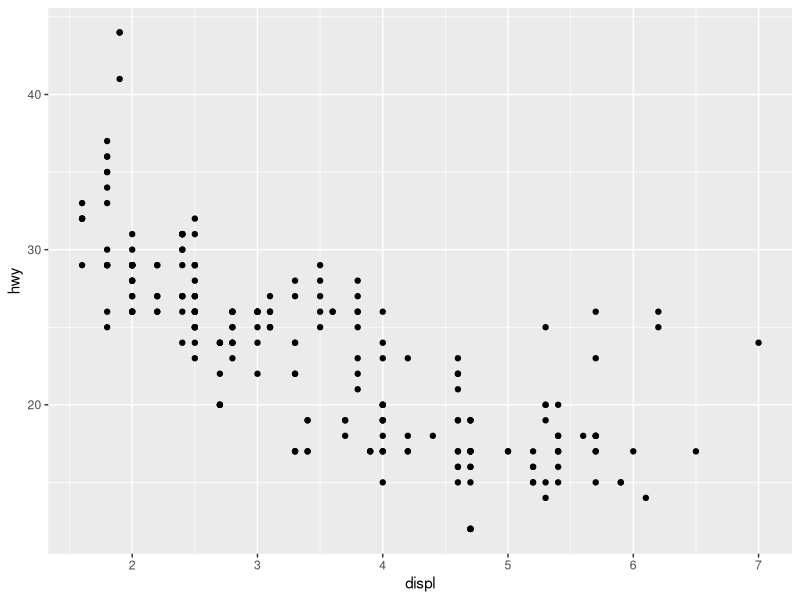
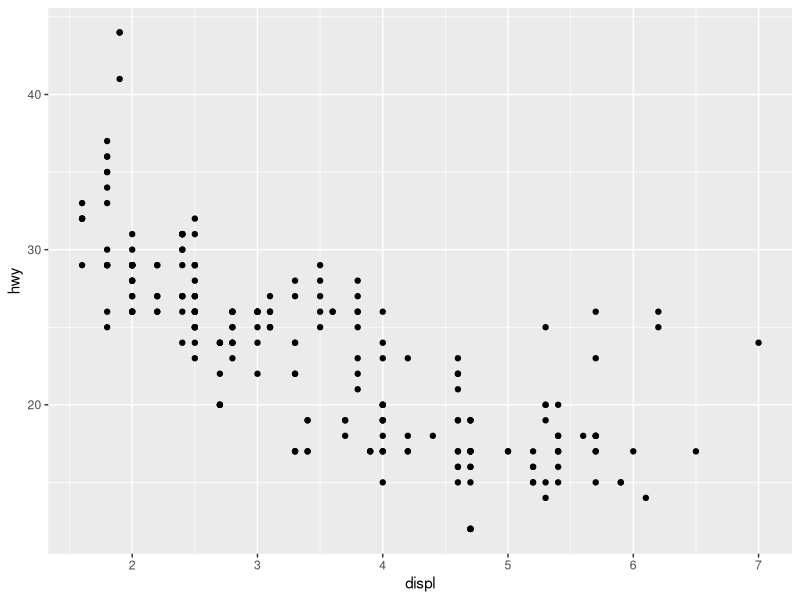
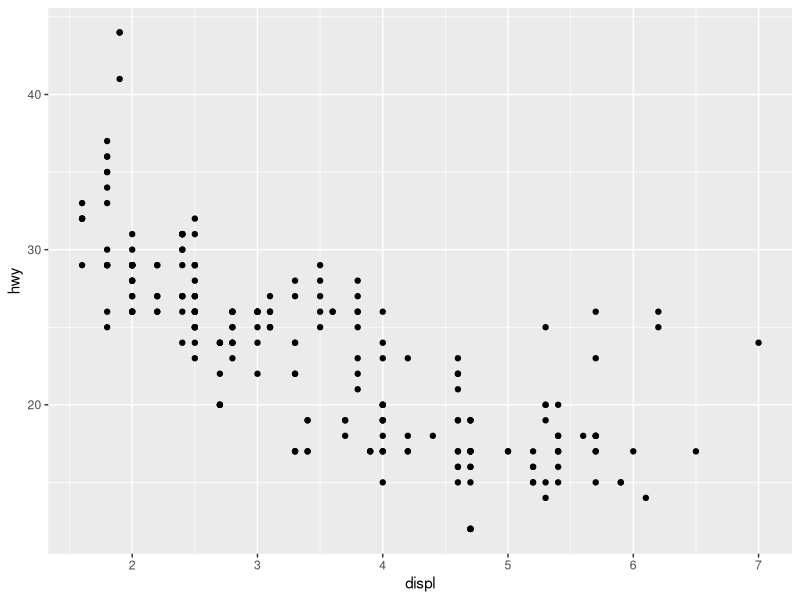
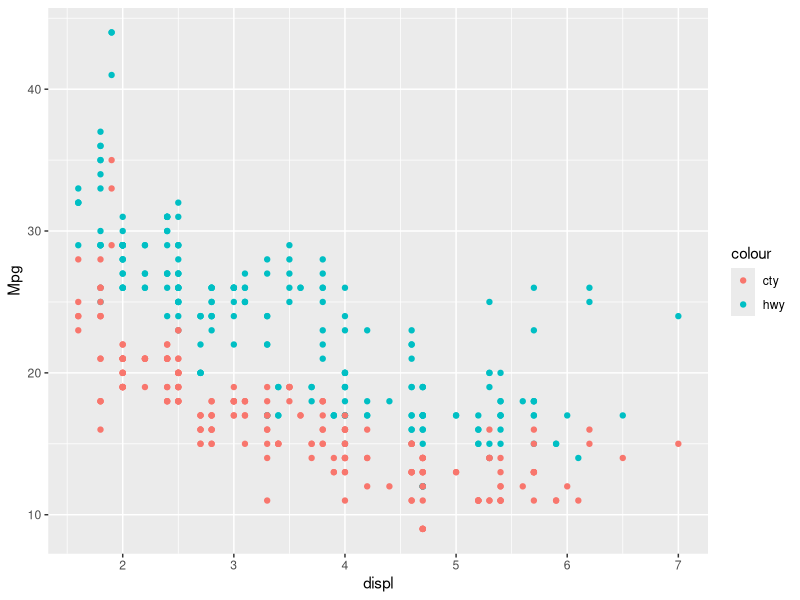
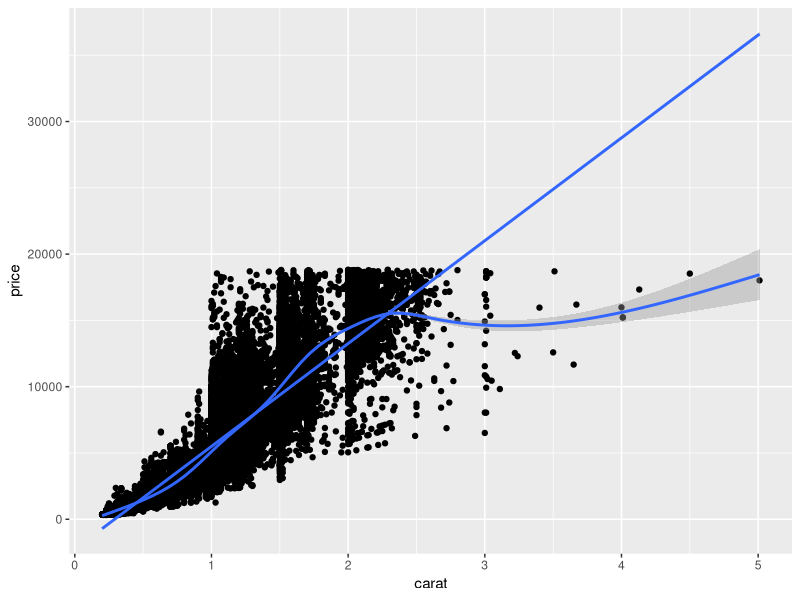
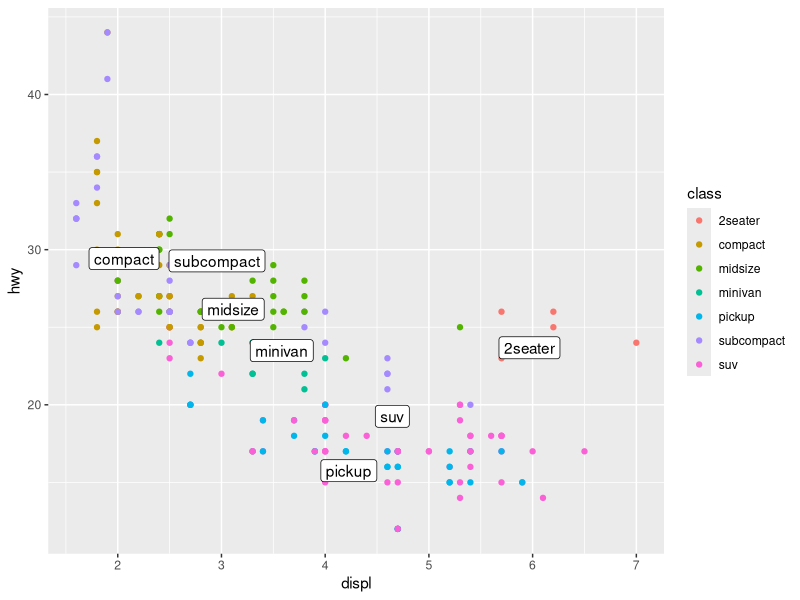
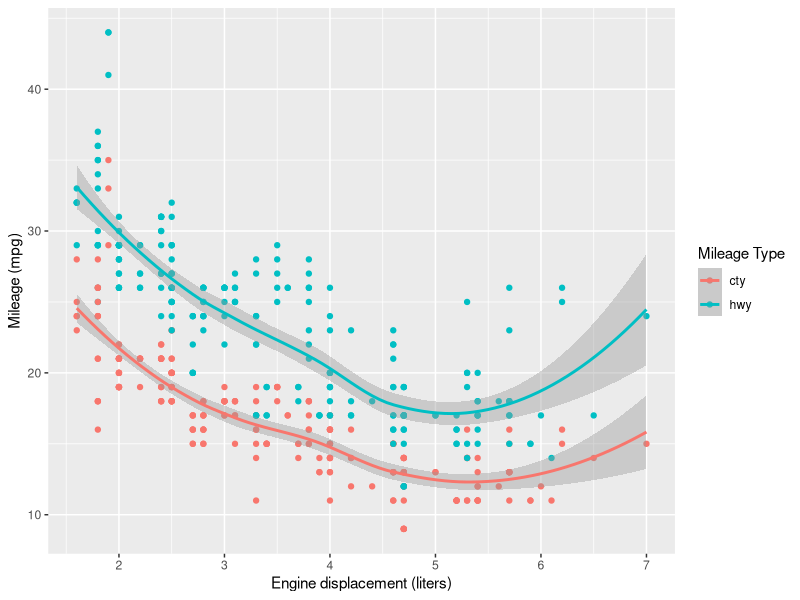
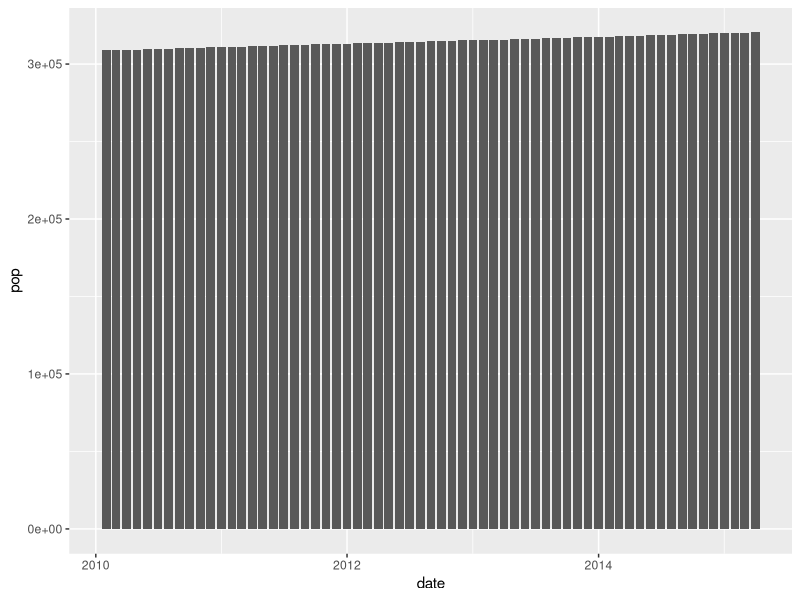

Generate these figures, in order, with R:
## ---- chunk 1
# knitr options
knitr::opts_chunk$set(echo = TRUE)
## ---- chunk 2
library(tidyverse)
library(ggrepel)
## ---- chunk 3
## NOTE: No need to modify! Just example code
ggplot(
  data = mpg,
  mapping = aes(x = displ, y = hwy)
) +
  geom_point()
## ---- chunk 4
## NOTE: No need to modify! Just example code
ggplot(
  mpg,
  aes(x = displ, y = hwy)
) +
  geom_point()
## ---- chunk 5
## NOTE: No need to modify! Just example code
ggplot(
  mpg,
  aes(displ, hwy)
) +
  geom_point()
## ---- chunk 6
## NOTE: No need to modify! Just example code
ggplot(mpg, aes(x = displ)) +
  geom_point(aes(y = hwy, color = "hwy")) +
  geom_point(aes(y = cty, color = "cty")) +
  labs(y = 'Mpg')
## ---- chunk 7
## TODO: Add a "gam" and "lm" smooth to the following plot
diamonds %>%
  ggplot(aes(carat, price)) +
  geom_point()+
  geom_smooth(method = 'gam')+
  geom_smooth(method = 'lm')
## ---- chunk 8
## TODO: Use df_annotate below to add text labels to the scatterplot
df_annotate <-
  mpg %>%
  group_by(class) %>%
  summarize(
    displ = mean(displ),
    hwy = mean(hwy)
  )

mpg %>%
  ggplot(aes(displ, hwy)) +
  geom_point(aes(color = class)) +
  geom_label_repel(data = df_annotate, mapping = aes(label = class))
## ---- chunk 9
## NOTE: No need to modify! Just analyze the scatterplot
mpg %>%
  pivot_longer(names_to = "source", values_to = "mpg", c(hwy, cty)) %>%
  ggplot(aes(displ, mpg, color = source)) +
  geom_point() +
  geom_smooth() +
  scale_color_discrete(name = "Mileage Type") +
  labs(
    x = "Engine displacement (liters)",
    y = "Mileage (mpg)"
  )
## ---- chunk 10
economics %>%
  filter(date > lubridate::ymd("2010-01-01")) %>%
  ggplot(aes(date, pop)) +
  geom_col()
## ---- chunk 11
economics %>%
  filter(date > lubridate::ymd("2010-01-01")) %>%
  ggplot(aes(date, pop)) +
  geom_point()
## ---- chunk 12
economics %>%
  mutate(pop_delta = pop - lag(pop)) %>%
  filter(date > lubridate::ymd("2005-01-01")) %>%
  ggplot(aes(date, pop_delta)) +
  geom_col()
## ---- chunk 13
economics %>%
  mutate(pop_delta = pop - lag(pop)) %>%
  filter(date > lubridate::ymd("2005-01-01")) %>%
  ggplot(aes(date, pop_delta)) +
  geom_point()
